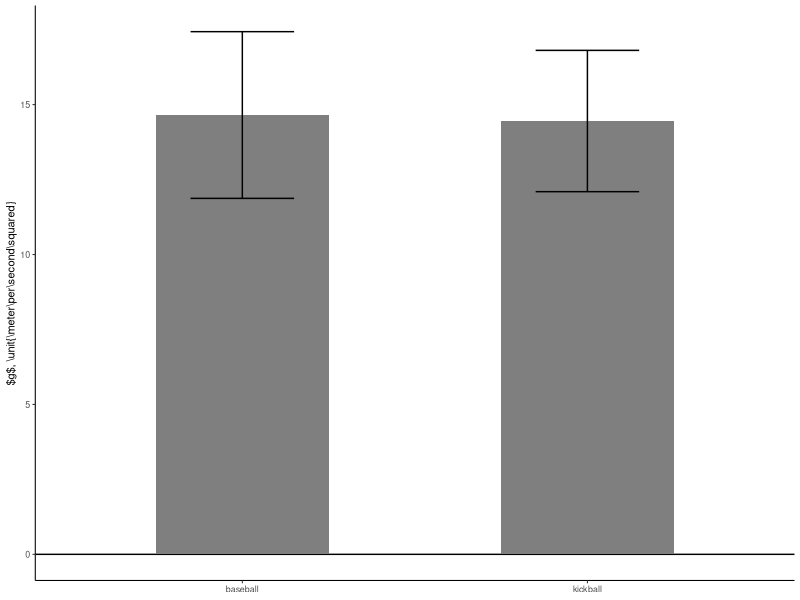

Generate this figure with R:
library(ggplot2)
library(dplyr)

raw <- read.csv('times.csv',header=TRUE)
data <- data.frame(raw)
data <- mutate(data,
     g = 2*5/time.s^2)
grouped = dplyr::group_by(data,type)
summary_data <- dplyr::summarise(grouped,
	     t = mean(g),
	     sd = sd(g))

fig <- ggplot(summary_data) +
    geom_hline(yintercept=0) + 
    geom_bar( aes(x=type, y=t), stat="identity", fill="gray50",width=0.5) +
    geom_errorbar( aes(x=type, ymin=t-sd, ymax=t+sd), width=0.3) +
    theme_classic(base_size=8) +
    theme(axis.title.x = element_blank()) +
    #xlab("ball type") + 
    ylab("$g$, \\unit{\\meter\\per\\second\\squared}")

# save the figure
ggsave("fig3.svg", plot=fig, width=1.48, height=2, units="in")

# give me the t-test results 
print(t.test(g ~ type, data))

# and give me the groupwise mean and sd
# grouped <- group_by(data, type)
print(dplyr::summarize(grouped,
	mean = mean(g),
	sd = sd(g)))

# give the pooled everything mean and sd
print(summarize(data, mean=mean(g), sd=sd(g)))